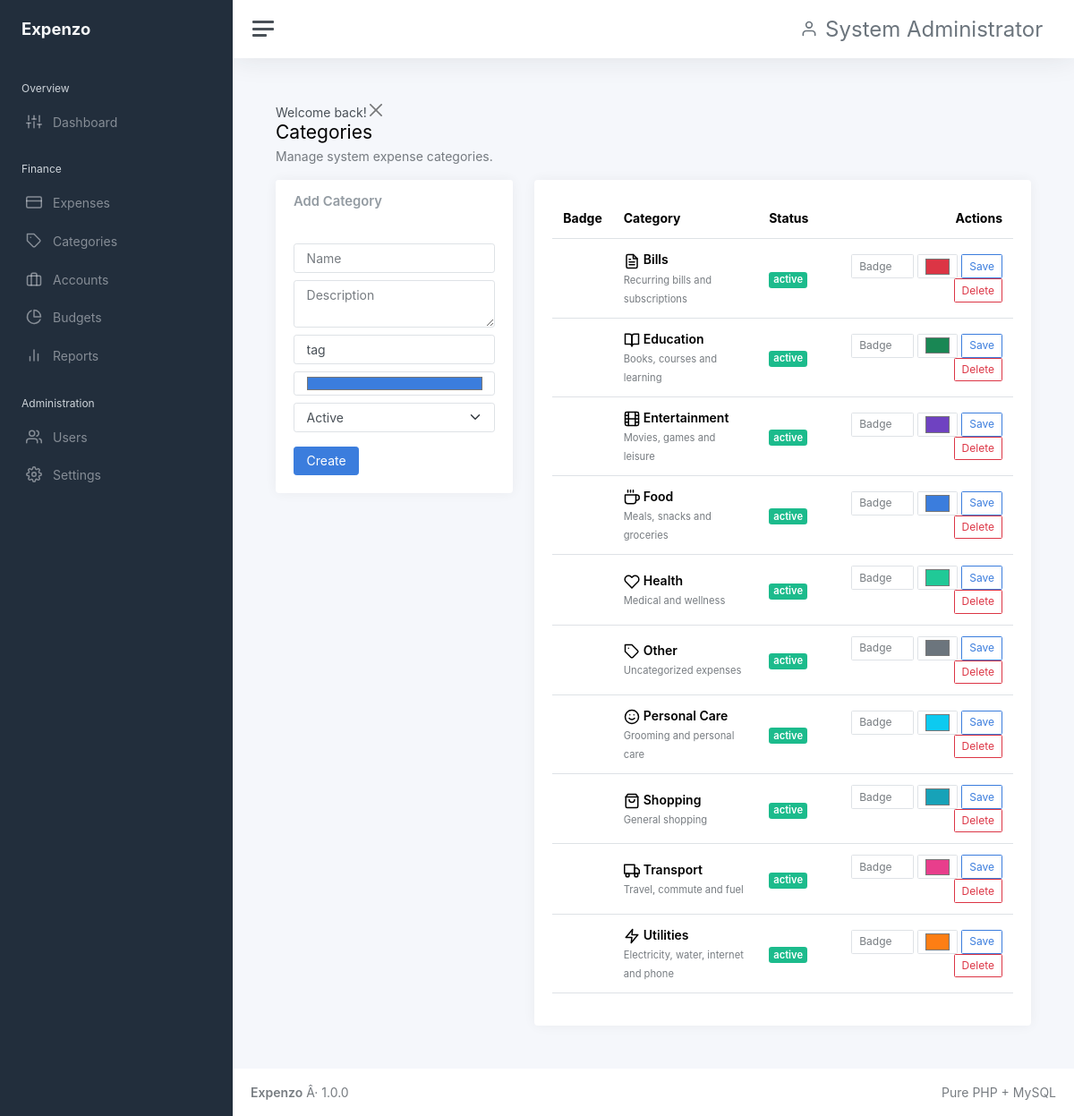
Page /categories (signed in) on the committed database.
### tables this page shows
CREATE TABLE users (
  id BIGINT UNSIGNED AUTO_INCREMENT PRIMARY KEY,
  name VARCHAR(120) NOT NULL,
  email VARCHAR(190) NOT NULL UNIQUE,
  password_hash VARCHAR(255) NOT NULL,
  status ENUM('active','inactive') NOT NULL DEFAULT 'active',
  created_at DATETIME NOT NULL DEFAULT CURRENT_TIMESTAMP,
  updated_at DATETIME NOT NULL DEFAULT CURRENT_TIMESTAMP ON UPDATE CURRENT_TIMESTAMP,
  INDEX idx_users_status(status)
);

CREATE TABLE categories (
  id BIGINT UNSIGNED AUTO_INCREMENT PRIMARY KEY,
  name VARCHAR(120) NOT NULL,
  description TEXT NULL,
  icon VARCHAR(80) NOT NULL DEFAULT 'tag',
  color VARCHAR(20) NOT NULL DEFAULT '#3b7ddd',
  status ENUM('active','inactive') NOT NULL DEFAULT 'active',
  created_by BIGINT UNSIGNED NULL,
  created_at DATETIME NOT NULL DEFAULT CURRENT_TIMESTAMP,
  updated_at DATETIME NOT NULL DEFAULT CURRENT_TIMESTAMP ON UPDATE CURRENT_TIMESTAMP,
  UNIQUE KEY uq_categories_name(name),
  INDEX idx_categories_status(status),
  FOREIGN KEY(created_by) REFERENCES users(id) ON DELETE SET NULL
);

### app/Core/View.php (called while the page is built, shortened)
<?php
final class View {
 public static function render(string $view,array $data=[],string $layout='app'):void { extract($data); $viewFile=dirname(__DIR__,2).'/resources/views/'.$view.'.php'; if(!is_file($viewFile)) throw new \RuntimeException('View not found: '.$view); ob_start(); require $viewFile; $content=ob_get_clean(); require dirname(__DIR__,2).'/resources/views/layouts/'.$layout.'.php'; }
}

### app/Controllers/CategoryController.php (called while the page is built, shortened)
<?php
final class CategoryController { public function index(Request $r):void{PermissionMiddleware::require('categories.view');$repo=new CategoryRepository();$rows=in_array(auth_user()['role_name']??'', ['Super Admin','Admin'], true)?$repo->all():$repo->allForUser((int)Session::get('user_id'));View::render('categories/index',compact('rows'));} public function store(Request $r):void{PermissionMiddleware::require('categories.create');verify_csrf();(new CategoryRepository())->create($r->all(),(int)Session::get('user_id'));Session::flash('success','Category created.');Response::redirect('/categories');} public function update(Request $r,string $id):void{PermissionMiddleware::require('categories.edit');verify_csrf();if(($r->input('customize')??'')==='1'){PermissionMiddleware::require('categories.customize');(new CategoryRepository())->customize((int)$id,(int)Session::get('user_id'),$r->all());Session::flash('success','Category badge customized.');}else{(new CategoryRepository())->update((int)$id,$r->all());Session::flash('success','Category updated.');}Response::redirect('/categories');} public function delete(Request $r,string $id):void{PermissionMiddleware::require('categories.delete');verify_csrf();(new CategoryRepository())->delete((int)$id);Session::flash('success','Category deleted.');Response::redirect('/categories');}}

### public/index.php (called while the page is built, shortened)
<?php
require dirname(__DIR__).'/app/Core/Autoloader.php';
require dirname(__DIR__).'/app/Helpers/helpers.php';
$router=new Router();(require dirname(__DIR__).'/routes/web.php')($router);$router->dispatch(new Request());

### app/Core/Session.php (called while the page is built, shortened)
<?php
final class Session {
 public static function start():void{ $c=require dirname(__DIR__,2).'/config/app.php'; }
 public static function get(string $k,mixed $d=null):mixed{return $_SESSION[$k]??$d;}
 public static function consumeFlash(string $k,mixed $d=null):mixed{$v=$_SESSION['_flash'][$k]??$d;unset($_SESSION['_flash'][$k]);return $v;}
}

### app/Helpers/helpers.php (called while the page is built, shortened)
<?php
function e(mixed $v):string{return htmlspecialchars((string)$v,ENT_QUOTES,'UTF-8');}
function url(string $path=''):string{$base=rtrim(dirname($_SERVER['SCRIPT_NAME']??''),'/'); if($base==='/'||$base==='.')$base=''; return $base.'/'.ltrim($path,'/');}
function asset(string $path):string{return url('assets/'.ltrim($path,'/'));}
function flash(string $key):mixed{return Session::consumeFlash($key);}
function auth_user():?array{return Session::get('user');}
function can(string $permission):bool{return in_array($permission,Session::get('permissions',[]),true);}
function is_adminish():bool{return in_array(auth_user()['role_name']??'', ['Super Admin','Admin'], true);}

### app/Repositories/UserRepository.php (called while the page is built, shortened)
<?php
final class UserRepository {
 public function findWithRole(int $id):?array{$pdo=Database::connection();$s=$pdo->prepare('SELECT u.*,r.name role_name FROM users u LEFT JOIN user_roles ur ON ur.user_id=u.id LEFT JOIN roles r ON r.id=ur.role_id WHERE u.id=? LIMIT 1');$s->execute([$id]);$u=$s->fetch();if(!$u)return null;$p=$pdo->prepare('SELECT p.name FROM permissions p JOIN role_permissions rp ON rp.permission_id=p.id JOIN user_roles ur ON ur.role_id=rp.role_id WHERE ur.user_id=?');$p->execute([$id]);$u['permissions']=array_column($p->fetchAll(),'name');return $u;}
}

### app/Middleware/PermissionMiddleware.php (called while the page is built, shortened)
<?php
final class PermissionMiddleware { public static function require(string $permission):void {AuthMiddleware::require(); $user=(new UserRepository())->findWithRole((int)Session::get('user_id')); if(!$user || !in_array($permission,$user['permissions']??[],true)) {http_response_code(403); \App\Core\View::render('errors/403',[],'app'); exit;}} }

### app/Core/Autoloader.php (called while the page is built, shortened)
<?php
spl_autoload_register(function (string $class): void {
    $prefix = 'App\\';
    $relative = substr($class, strlen($prefix));
    $file = __DIR__ . '/../' . str_replace('\\', '/', $relative) . '.php';
});

### app/Core/Database.php (called while the page is built, shortened)
<?php
final class Database {
    private static ?PDO $pdo=null;
    public static function connection(): PDO {
        if (self::$pdo) return self::$pdo;
        $c=require dirname(__DIR__,2).'/config/database.php';
        $dsn=sprintf('mysql:host=%s;port=%s;dbname=%s;charset=%s',$c['host'],$c['port'],$c['database'],$c['charset']);
        self::$pdo=new PDO($dsn,$c['username'],$c['password'],[
          PDO::ATTR_ERRMODE=>PDO::ERRMODE_EXCEPTION,
          PDO::ATTR_DEFAULT_FETCH_MODE=>PDO::FETCH_ASSOC,
          PDO::ATTR_EMULATE_PREPARES=>false,
        ]);
        return self::$pdo;
    }
}

### app/Repositories/CategoryRepository.php (called while the page is built, shortened)
<?php
final class CategoryRepository {
 public function all():array{return Database::connection()->query('SELECT c.*,NULL badge,c.icon display_icon,c.color display_color FROM categories c ORDER BY c.name')->fetchAll();}
}

### app/Core/Request.php (called while the page is built, shortened)
<?php
final class Request {
 public function path():string { $path=parse_url($_SERVER['REQUEST_URI']??'/',PHP_URL_PATH) ?: '/'; $base=rtrim(dirname($_SERVER['SCRIPT_NAME']??''),'/'); return '/'.ltrim($path,'/'); }
}

### resources/views/categories/index.php (the view)
<div class="d-flex justify-content-between align-items-center mb-3"><div><h1 class="h3 mb-1">Categories</h1><p class="text-muted mb-0"><?=is_adminish()?'Manage system expense categories.':'Customize category badges for your own tracking.'?></p></div></div><div class="row"><div class="col-lg-4"><?php if(can('categories.create')):?><div class="card"><div class="card-header"><h5 class="card-title mb-0">Add Category</h5></div><div class="card-body"><form method="post" action="<?=url('categories')?>"><?=csrf_field()?><input class="form-control mb-2" name="name" placeholder="Name" required><textarea class="form-control mb-2" name="description" placeholder="Description"></textarea><input class="form-control mb-2" name="icon" value="tag" placeholder="Feather icon"><input class="form-control mb-2" type="color" name="color" value="#3b7ddd"><select class="form-select mb-3" name="status"><option value="active">Active</option><option value="inactive">Inactive</option></select><button class="btn btn-primary">Create</button></form></div></div><?php endif;?></div><div class="col-lg-8"><div class="card"><div class="card-body table-responsive"><table class="table"><thead><tr><th>Badge</th><th>Category</th><th>Status</th><th class="text-end">Actions</th></tr></thead><tbody><?php foreach($rows as $r):?><tr><td><span class="badge rounded-pill" style="background:<?=e($r['display_color']??$r['color'])?>;font-size:1rem"><?=e($r['badge']?:'')?></span></td><td><div class="fw-semibold"><i data-feather="<?=e($r['display_icon']??$r['icon'])?>" class="me-1"></i><?=e($r['name'])?></div><small class="text-muted"><?=e($r['description']??'')?></small></td><td><span class="badge bg-<?=($r['status']==='active'?'success':'secondary')?>"><?=e($r['status'])?></span></td><td class="text-end"><?php if(can('categories.customize')):?><form class="d-inline-flex gap-1" method="post" action="<?=url('categories/'.$r['id'])?>"><?=csrf_field()?><input type="hidden" name="customize" value="1"><input class="form-control form-control-sm" style="width:70px" name="badge" value="<?=e($r['badge']??'')?>" placeholder="Badge"><input class="form-control form-control-sm" type="color" style="width:45px" name="color" value="<?=e($r['display_color']??$r['color'])?>"><input type="hidden" name="icon" value="<?=e($r['display_icon']??$r['icon'])?>"><button class="btn btn-sm btn-outline-primary">Save</button></form><?php endif;?><?php if(is_adminish()&&can('categories.delete')):?><form class="d-inline" method="post" action="<?=url('categories/'.$r['id'].'/delete')?>" onsubmit="return confirm('Delete this category?');"><?=csrf_field()?><button class="btn btn-sm btn-outline-danger">Delete</button></form><?php endif;?></td></tr><?php endforeach;?></tbody></table></div></div></div></div>

### app/Core/Router.php (shortened to what this page needs)
<?php
final class Router { private array $routes=[];
 private function add(string $method,string $path,string $handler):void{$this->routes[] = compact('method','path','handler');}
 public function dispatch(Request $request):void{foreach($this->routes as $r){if($r['method']!==$request->method())continue;$pattern=preg_replace('#\\{([a-zA-Z_][a-zA-Z0-9_]*)\\}#','(?P<$1>[^/]+)',str_replace('/','\/',$r['path']));if(preg_match('#^'.$pattern.'$#',$request->path(),$m)){[$class,$method]=explode('@',$r['handler']);$controller=new $class();$params=[];foreach($m as $k=>$v)if(!is_int($k))$params[]=$v; $controller->$method($request,...$params);return;}} Response::status(404); View::render('errors/404',[], 'app');}
}

### resources/views/layouts/app.php
<!doctype html><html lang="en"><head><meta charset="utf-8"><meta name="viewport" content="width=device-width, initial-scale=1"><title><?=e($title??APP_NAME)?></title><link href="<?=asset('app.css')?>" rel="stylesheet"><style>.brand-mini{font-weight:700}.table td,.table th{vertical-align:middle}.stat-value{font-size:1.6rem;font-weight:600}.receipt-thumb{max-width:80px;max-height:80px}</style></head><body><div class="wrapper"><nav id="sidebar" class="sidebar js-sidebar"><div class="sidebar-content js-simplebar"><a class="sidebar-brand" href="<?=url('dashboard')?>"><span class="align-middle brand-mini"><?=e(APP_NAME)?></span></a><ul class="sidebar-nav"><li class="sidebar-header">Overview</li><li class="sidebar-item <?=str_starts_with($_SERVER['REQUEST_URI']??'','/dashboard')||($_SERVER['REQUEST_URI']??'/')==='/'?'active':''?>"><a class="sidebar-link" href="<?=url('dashboard')?>"><i class="align-middle" data-feather="sliders"></i><span class="align-middle">Dashboard</span></a></li><li class="sidebar-header">Finance</li><?php if(can('expenses.view')): ?><li class="sidebar-item"><a class="sidebar-link" href="<?=url('expenses')?>"><i class="align-middle" data-feather="credit-card"></i><span class="align-middle">Expenses</span></a></li><?php endif;?><?php if(can('categories.view')): ?><li class="sidebar-item"><a class="sidebar-link" href="<?=url('categories')?>"><i class="align-middle" data-feather="tag"></i><span class="align-middle">Categories</span></a></li><?php endif;?><?php if(can('accounts.view')): ?><li class="sidebar-item"><a class="sidebar-link" href="<?=url('accounts')?>"><i class="align-middle" data-feather="briefcase"></i><span class="align-middle">Accounts</span></a></li><?php endif;?><?php if(can('budgets.view')): ?><li class="sidebar-item"><a class="sidebar-link" href="<?=url('budgets')?>"><i class="align-middle" data-feather="pie-chart"></i><span class="align-middle">Budgets</span></a></li><?php endif;?><?php if(can('reports.view')): ?><li class="sidebar-item"><a class="sidebar-link" href="<?=url('reports')?>"><i class="align-middle" data-feather="bar-chart-2"></i><span class="align-middle">Reports</span></a></li><?php endif;?><?php if(can('users.view')||can('settings.view')): ?><li class="sidebar-header">Administration</li><?php if(can('users.view')):?><li class="sidebar-item"><a class="sidebar-link" href="<?=url('users')?>"><i class="align-middle" data-feather="users"></i><span class="align-middle">Users</span></a></li><?php endif;?><?php if(can('settings.view')):?><li class="sidebar-item"><a class="sidebar-link" href="<?=url('settings')?>"><i class="align-middle" data-feather="settings"></i><span class="align-middle">Settings</span></a></li><?php endif;?><?php endif;?></ul></div></nav><div class="main"><nav class="navbar navbar-expand navbar-light navbar-bg"><a class="sidebar-toggle js-sidebar-toggle"><i class="hamburger align-self-center"></i></a><div class="navbar-collapse collapse"><ul class="navbar-nav navbar-align"><li class="nav-item dropdown"><a class="nav-icon dropdown-toggle d-inline-flex align-items-center gap-2" href="#" data-bs-toggle="dropdown"><i data-feather="user"></i><span><?=e(auth_user()['name']??'User')?></span></a><div class="dropdown-menu dropdown-menu-end"><a class="dropdown-item" href="<?=url('logout')?>"><i data-feather="log-out" class="me-2"></i>Logout</a></div></li></ul></div></nav><main class="content"><div class="container-fluid p-0"><?php if($m=flash('success')):?><div class="alert alert-success alert-dismissible" role="alert"><?=e($m)?><button type="button" class="btn-close" data-bs-dismiss="alert"></button></div><?php endif;?><?php if($m=flash('error')):?><div class="alert alert-danger alert-dismissible" role="alert"><?=e($m)?><button type="button" class="btn-close" data-bs-dismiss="alert"></button></div><?php endif;?><?=$content?></div></main><footer class="footer"><div class="container-fluid"><div class="row text-muted"><div class="col-6 text-start"><p class="mb-0"><strong><?=e(APP_NAME)?></strong> Â· <?=APP_VERSION?></p></div><div class="col-6 text-end">Pure PHP + MySQL</div></div></div></footer></div></div><script src="<?=asset('app.js')?>"></script><script>document.addEventListener('DOMContentLoaded',()=>{if(window.feather)feather.replace();});</script><?php if(!empty($scripts)): ?><?=$scripts?><?php endif;?></body></html>

### resources/views/layouts/app.php (style rules this page uses)
.brand-mini { font-weight:700 }
.table td,.table th { vertical-align:middle }

### rows in the picture
users: name "System Administrator"
categories: name "Bills", description "Recurring bills and subscriptions", status "active", color "#dc3545"
categories: name "Education", description "Books, courses and learning", status "active", color "#198754"
categories: name "Entertainment", description "Movies, games and leisure", status "active", color "#6f42c1"
categories: name "Food", description "Meals, snacks and groceries", status "active", color "#3b7ddd"
categories: name "Health", description "Medical and wellness", status "active", color "#20c997"
categories: name "Other", description "Uncategorized expenses", status "active", color "#6c757d"
categories: name "Personal Care", description "Grooming and personal care", status "active", color "#0dcaf0"
categories: name "Shopping", description "General shopping", status "active", color "#17a2b8"
categories: name "Transport", description "Travel, commute and fuel", status "active", color "#e83e8c"
categories: name "Utilities", description "Electricity, water, internet and phone", status "active", color "#fd7e14"
